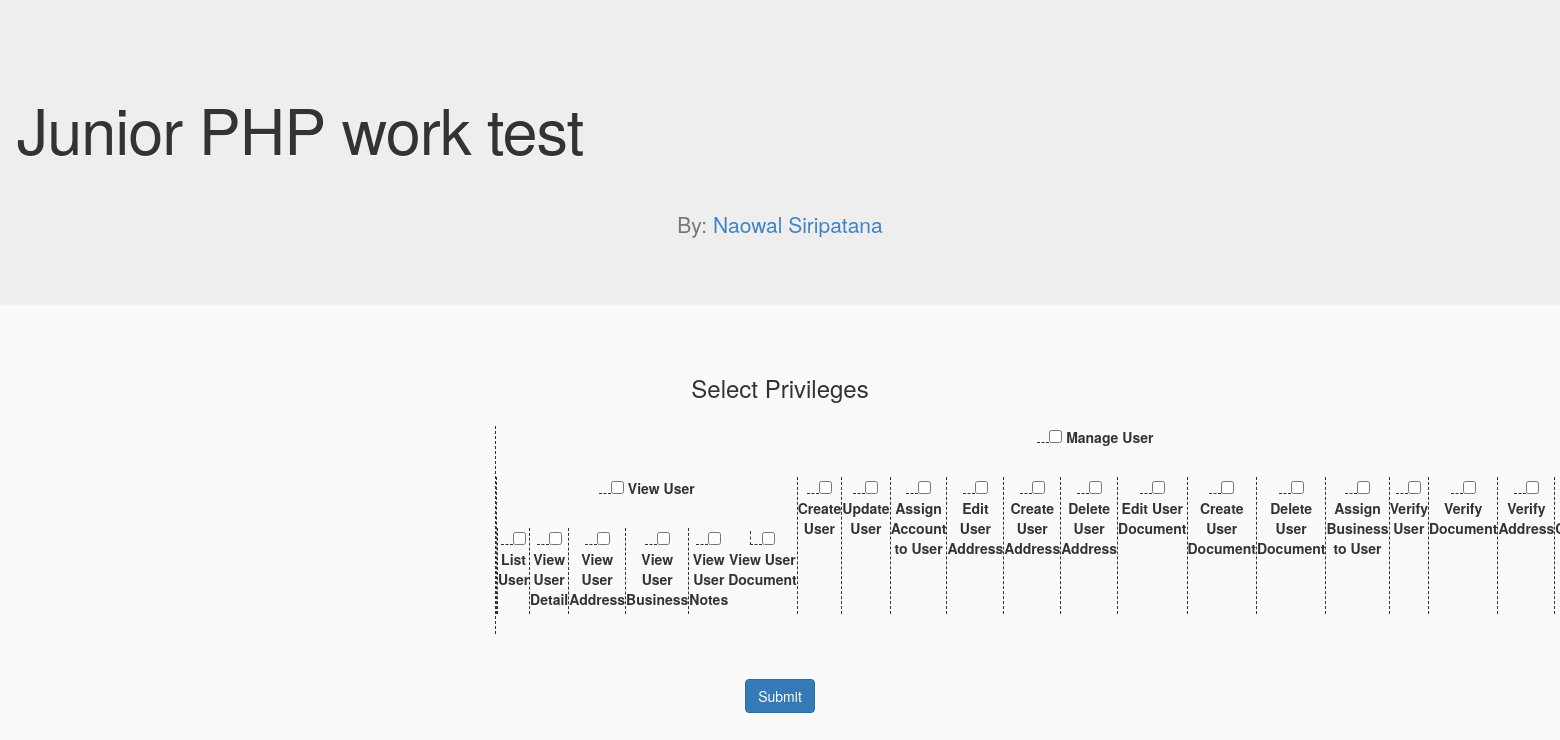
The page / on the database its author committed.
### tables this page shows
CREATE TABLE `treeview_items` (
  `id` int(11) NOT NULL,
  `name` varchar(200) NOT NULL,
  `text` varchar(200) NOT NULL,
  `parent_id` varchar(11) NOT NULL
);

### index.php (the view, shortened to what this page needs)
<!doctype html>
<html>
<head>
    <link href="https://www.jqueryscript.net/css/jquerysctipttop.css" rel="stylesheet" type="text/css">
    <link rel="stylesheet" href="https://maxcdn.bootstrapcdn.com/bootstrap/3.3.7/css/bootstrap.min.css">
    <link rel="stylesheet" type="text/css" href="css/styles.css">
    <link href="https://bootswatch.com/paper/bootstrap.min.css" rel="stylesheet" type="text/css">
</head>
<body>
<?php
$servername = "localhost";
$username = "id7540069_root";
$password = "adminadmin";
$dbname = "id7540069_rolemanager";
$conn = mysqli_connect($servername, $username, $password, $dbname) or die("Connection failed: " . mysqli_connect_error());
$qry = "SELECT * FROM `treeview_items` ";
$result = mysqli_query($conn, $qry) or die("database error:". mysqli_error($conn));
$privileges = array();
while($row = mysqli_fetch_assoc($result)){
    $privileges[$row['id']] = array("parent_id" => $row['parent_id'], "name" => $row['name'], "text" => $row['text']);
}
function createTree($array, $currentParent, $currLevel = 0, $prevLevel = -1) {
    foreach ($array as $categoryId => $category) {
        if ($currentParent == $category['parent_id']) {
            if ($currLevel > $prevLevel) echo '<ul class="checktree">';
            if ($currLevel == $prevLevel) echo " </li> ";
            echo '<li><input type="checkbox" id="selected_roles" name="selected_roles[]" value="'.$category['text'].'"/> <label>'.$category['name'].'</label>';
            if ($currLevel > $prevLevel) { $prevLevel = $currLevel; }
            $currLevel++;
            createTree ($array, $categoryId, $currLevel, $prevLevel);
            $currLevel--;
        }
    }
    if ($currLevel == $prevLevel) echo " </li>  </ul> ";
}
?>
<div class="jumbotron text-center">
    <h1><h1>Junior PHP work test</h1></h1>
    <p>By: <a href="https://www.resume.com/share/naowalsiripatana" target="_blank">Naowal Siripatana</a></p>
</div>
<div class="container">
    <h3>Select Privileges</h3>
    <div id="content" class="general-style1">
        <form action="<?php echo $_SERVER["PHP_SELF"]; ?>" method="post">
            <?php
            if(mysqli_num_rows($result)!=0)
            {
                ?>
                <?php createTree($privileges, 0); ?>
                <?php
            }
            ?>
            <br/>
            <input type="submit" id="submit" name="submit" value="Submit" class="btn btn-primary">
        </form>
    </div>
</div>
</body>
</html>

### css/styles.css (style rules this page uses)
body { margin: 0 auto; }
ul { list-style-type: none; margin: 3px; }
ul.checktree li:before { height: 1em; width: 12px; border-bottom: 1px dashed; content: ""; display: inline-block; top: -0.3em; }
ul.checktree li { border-left: 1px dashed; }
ul.checktree li:last-child:before { border-left: 1px dashed; }
ul.checktree li:last-child { border-left: none; }

### index.php (style rules this page uses)
body { background-color:#fafafa; }
.container { margin:150px auto; max-width:600px; }

### rows shown on the page
treeview_items: name "Manage User"
treeview_items: name "View User"
treeview_items: name "List User"
treeview_items: name "View User Detail"
treeview_items: name "View User Address"
treeview_items: name "View User Business"
treeview_items: name "View User Notes"
treeview_items: name "View User Document"
treeview_items: name "Create User"
treeview_items: name "Update User"
treeview_items: name "Assign Account to User"
treeview_items: name "Edit User Address"
treeview_items: name "Create User Address"
treeview_items: name "Delete User Address"
treeview_items: name "Edit User Document"
treeview_items: name "Create User Document"
treeview_items: name "Delete User Document"
treeview_items: name "Assign Business to User"
treeview_items: name "Verify User"
treeview_items: name "Verify Document"
treeview_items: name "Verify Address"
